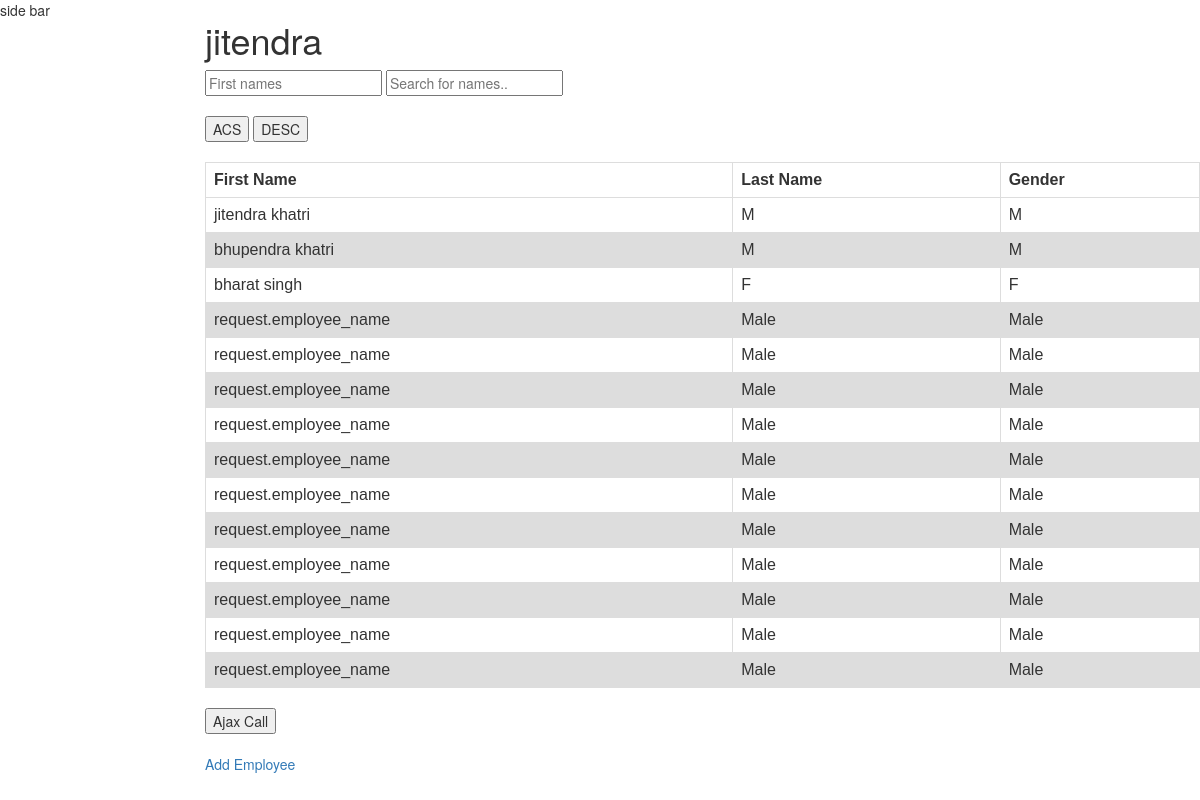
/employee_info/employee/list/, run on the app's committed database.
### employee_info/models.py (models this page shows, shortened)
class Employee(models.Model):
	employee_name = models.CharField(max_length=200)
	dob = models.DateField('date of birth')
	doj = models.DateField('date of joining')
	email_id = models.EmailField(max_length=70)
	department = models.CharField(max_length=1, choices=department_name)

### employee_info/views.py (the view)
def employee_list(request):
	employees = Employee.objects.order_by('dob')
	return render(request, 'employee_info/employee_list.html', {'employees': employees})

### employee_info/templates/employee_info/employee_list.html (shortened to what this page needs)
{% extends 'employee_info/base.html' %}
{% load static %}
{% block content %}
<link rel="stylesheet" type="text/css" href="{% static 'css/employee_info.css' %}">
<input type="text" id="myInput" onkeyup="search_name()" placeholder="First names" title="Type in a name">
<input list="browsers" id="browser" name="browser" placeholder="Search for names..">
<br>
<br>
<button id="asc" name="ASC">ACS</button>&nbsp;<button id="desc" name="DESC">DESC</button>
<br>
<br>
<table id="myTable">
<thead>
  <tr>
    <th id="first_name">First Name</th>
    <th>Last Name</th>
    <th>Gender</th>
  </tr>
  </thead>
  <tbody>
  {% for employee in employees %}
  <tr>
    <td>{{employee.employee_name}}</td>
    <td>{{employee.department}}</td>
    <td>{{employee.department}}</td>
  </tr>
  {% endfor %}
  </tbody>
</table>
<br>
<button value="Ajax" id="ajax">Ajax Call</button>
<br>
<br>
<a href="{% url 'employee_info:employee_new' %}">Add Employee</a>
<div class="row">
  <div class="col-xs-12" id="ajax_info"></div>
</div>
{% endblock content %}

### employee_info/templates/employee_info/base.html (shortened to what this page needs)
<html>
    <link rel="stylesheet" href="https://maxcdn.bootstrapcdn.com/bootstrap/3.3.7/css/bootstrap.min.css">
    <head>
    </head>
    <body>
    <div class="row">
      <div class="col-xs-2">side bar</div>
      <div class="col-xs-10">
      <h1>jitendra</h1>
        {% block content %}{% endblock content %}
      </div>
    </div>
    </body>
</html>

### employee_info/static/css/employee_info.css (style rules this page uses)
table { font-family: arial, sans-serif; border-collapse: collapse; width: 100%; }
td, th { border: 1px solid #dddddd; text-align: left; padding: 8px; }
tr:nth-child(even) { background-color: #dddddd; }

### data on the page
Employee: employee_name "jitendra khatri", department "M"
Employee: employee_name "bhupendra khatri", department "M"
Employee: employee_name "bharat singh", department "F"
Employee: employee_name "request.employee_name", department "Male"
Employee: employee_name "request.employee_name", department "Male"
Employee: employee_name "request.employee_name", department "Male"
Employee: employee_name "request.employee_name", department "Male"
Employee: employee_name "request.employee_name", department "Male"
Employee: employee_name "request.employee_name", department "Male"
Employee: employee_name "request.employee_name", department "Male"
Employee: employee_name "request.employee_name", department "Male"
Employee: employee_name "request.employee_name", department "Male"
Employee: employee_name "request.employee_name", department "Male"
Employee: employee_name "request.employee_name", department "Male"
